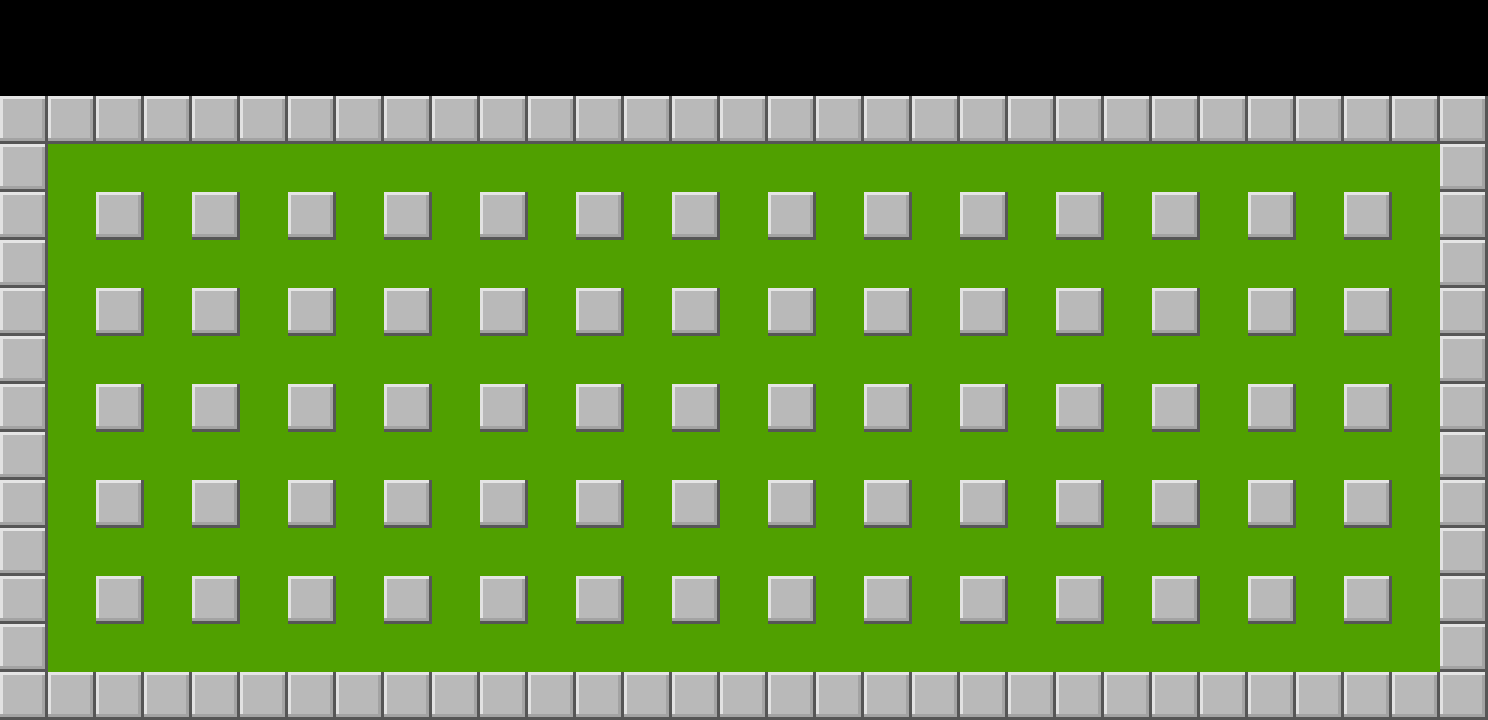

This is a level from a 2D game, rendered from its Tiled map with the project's own tilesets. A one-line summary and the map file follow, with tile-layer data summarised:
An orthogonal 31x15 tile map with 48x48 px tiles, 1 tile layer (Tile Layer 1) and 172 objects (77x brick, 74x wall, 9x balloom_e, 3x speedItem, 3x flamePassItem, ...).

<map version="1.5" tiledversion="1.7.2" orientation="orthogonal" renderorder="right-down" width="31" height="15" tilewidth="48" tileheight="48" infinite="0" nextlayerid="4" nextobjectid="403">
 <tileset firstgid="1" name="classic" tilewidth="48" tileheight="48" tilecount="256" columns="16">
  <image source="classic.png" trans="ff00ff" width="768" height="768" />
 </tileset>
 <layer id="1" name="Tile Layer 1" width="31" height="15">
  <data>[465 cells, 403 non-empty, 2 distinct tile ids]</data>
 </layer>
 <objectgroup id="2" name="Object Layer 1">
  <object id="1" type="wall" x="0" y="96" width="48" height="624" />
  <object id="2" type="wall" x="1440" y="96" width="48" height="624" />
  <object id="3" type="wall" x="48" y="96" width="1392" height="48" />
  <object id="4" type="wall" x="48" y="672" width="1392" height="48" />
  <object id="75" type="player" x="48" y="144" width="48" height="48" />
  <object id="76" type="brick" x="192" y="144" width="48" height="48" />
  <object id="82" type="brick" x="432" y="336" width="48" height="48" />
  <object id="85" type="brick" x="240" y="624" width="48" height="48" />
  <object id="88" type="brick" x="432" y="528" width="48" height="48" />
  <object id="91" type="brick" x="672" y="144" width="48" height="48" />
  <object id="129" type="brick" x="960" y="624" width="48" height="48" />
  <object id="136" type="brick" x="1008" y="144" width="48" height="48" />
  <object id="94" type="brick" x="816" y="432" width="48" height="48" />
  <object id="77" type="brick" x="240" y="144" width="48" height="48" />
  <object id="81" type="brick" x="480" y="336" width="48" height="48" />
  <object id="84" type="brick" x="288" y="624" width="48" height="48" />
  <object id="87" type="brick" x="480" y="528" width="48" height="48" />
  <object id="90" type="brick" x="720" y="144" width="48" height="48" />
  <object id="128" type="brick" x="1008" y="624" width="48" height="48" />
  <object id="135" type="brick" x="1056" y="144" width="48" height="48" />
  <object id="93" type="brick" x="864" y="432" width="48" height="48" />
  <object id="79" type="brick" x="192" y="240" width="48" height="48" />
  <object id="120" type="brick" x="1008" y="192" width="48" height="48" />
  <object id="123" type="brick" x="720" y="576" width="48" height="48" />
  <object id="126" type="brick" x="1200" y="480" width="48" height="48" />
  <object id="96" type="brick" x="288" y="432" width="48" height="48" />
  <object id="112" type="brick" x="48" y="336" width="48" height="48" />
  <object id="113" type="brick" x="96" y="528" width="48" height="48" />
  <object id="114" type="brick" x="48" y="624" width="48" height="48" />
  <object id="115" type="brick" x="336" y="240" width="48" height="48" />
  <object id="319" type="brick" x="384" y="336" width="48" height="48" />
  <object id="116" type="brick" x="96" y="240" width="48" height="48" />
  <object id="332" type="wall" x="96" y="192" width="48" height="48" />
  <object id="361" type="wall" x="384" y="192" width="48" height="48" />
  <object id="376" type="wall" x="672" y="192" width="48" height="48" />
  <object id="391" type="wall" x="960" y="192" width="48" height="48" />
  <object id="341" type="wall" x="192" y="192" width="48" height="48" />
  <object id="360" type="wall" x="480" y="192" width="48" height="48" />
  <object id="375" type="wall" x="768" y="192" width="48" height="48" />
  <object id="390" type="wall" x="1056" y="192" width="48" height="48" />
  <object id="401" type="wall" x="1248" y="192" width="48" height="48" />
  <object id="346" type="wall" x="288" y="192" width="48" height="48" />
  <object id="359" type="wall" x="576" y="192" width="48" height="48" />
  <object id="374" type="wall" x="864" y="192" width="48" height="48" />
  <object id="389" type="wall" x="1152" y="192" width="48" height="48" />
  <object id="400" type="wall" x="1344" y="192" width="48" height="48" />
  <object id="333" type="wall" x="96" y="288" width="48" height="48" />
  <object id="358" type="wall" x="384" y="288" width="48" height="48" />
  <object id="373" type="wall" x="672" y="288" width="48" height="48" />
  <object id="388" type="wall" x="960" y="288" width="48" height="48" />
  <object id="340" type="wall" x="192" y="288" width="48" height="48" />
  <object id="357" type="wall" x="480" y="288" width="48" height="48" />
  <object id="372" type="wall" x="768" y="288" width="48" height="48" />
  <object id="387" type="wall" x="1056" y="288" width="48" height="48" />
  <object id="399" type="wall" x="1248" y="288" width="48" height="48" />
  <object id="345" type="wall" x="288" y="288" width="48" height="48" />
  <object id="356" type="wall" x="576" y="288" width="48" height="48" />
  <object id="371" type="wall" x="864" y="288" width="48" height="48" />
  <object id="386" type="wall" x="1152" y="288" width="48" height="48" />
  <object id="398" type="wall" x="1344" y="288" width="48" height="48" />
  <object id="334" type="wall" x="96" y="384" width="48" height="48" />
  <object id="355" type="wall" x="384" y="384" width="48" height="48" />
  <object id="370" type="wall" x="672" y="384" width="48" height="48" />
  <object id="385" type="wall" x="960" y="384" width="48" height="48" />
  <object id="339" type="wall" x="192" y="384" width="48" height="48" />
  <object id="354" type="wall" x="480" y="384" width="48" height="48" />
  <object id="369" type="wall" x="768" y="384" width="48" height="48" />
  <object id="384" type="wall" x="1056" y="384" width="48" height="48" />
  <object id="397" type="wall" x="1248" y="384" width="48" height="48" />
  <object id="344" type="wall" x="288" y="384" width="48" height="48" />
  <object id="353" type="wall" x="576" y="384" width="48" height="48" />
  <object id="368" type="wall" x="864" y="384" width="48" height="48" />
  <object id="383" type="wall" x="1152" y="384" width="48" height="48" />
  <object id="396" type="wall" x="1344" y="384" width="48" height="48" />
  <object id="335" type="wall" x="96" y="480" width="48" height="48" />
  <object id="352" type="wall" x="384" y="480" width="48" height="48" />
  <object id="367" type="wall" x="672" y="480" width="48" height="48" />
  <object id="382" type="wall" x="960" y="480" width="48" height="48" />
  <object id="338" type="wall" x="192" y="480" width="48" height="48" />
  <object id="351" type="wall" x="480" y="480" width="48" height="48" />
  <object id="366" type="wall" x="768" y="480" width="48" height="48" />
  <object id="381" type="wall" x="1056" y="480" width="48" height="48" />
  <object id="395" type="wall" x="1248" y="480" width="48" height="48" />
  <object id="343" type="wall" x="288" y="480" width="48" height="48" />
  <object id="350" type="wall" x="576" y="480" width="48" height="48" />
  <object id="365" type="wall" x="864" y="480" width="48" height="48" />
  <object id="380" type="wall" x="1152" y="480" width="48" height="48" />
  <object id="394" type="wall" x="1344" y="480" width="48" height="48" />
  <object id="336" type="wall" x="96" y="576" width="48" height="48" />
  <object id="349" type="wall" x="384" y="576" width="48" height="48" />
  <object id="364" type="wall" x="672" y="576" width="48" height="48" />
  <object id="379" type="wall" x="960" y="576" width="48" height="48" />
  <object id="337" type="wall" x="192" y="576" width="48" height="48" />
  <object id="348" type="wall" x="480" y="576" width="48" height="48" />
  <object id="363" type="wall" x="768" y="576" width="48" height="48" />
  <object id="378" type="wall" x="1056" y="576" width="48" height="48" />
  </objectgroup>
 <objectgroup id="3" name="Object Layer 2">
  <!-- 11 objects omitted --></objectgroup>
</map>
<!-- 76 of 172 objects omitted -->
